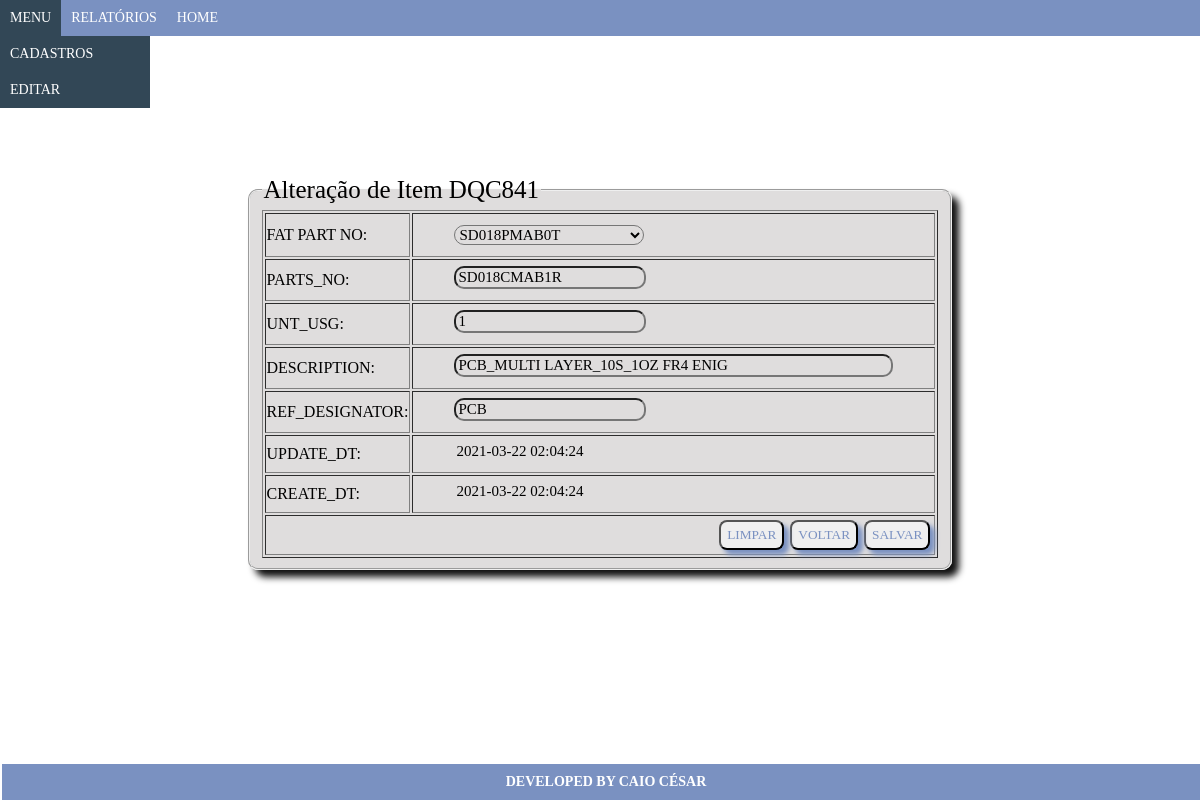
/view/alterarDqc841.php?acao=Alterar&idDqc841=3, run on the app's committed database.
### tables this page shows
CREATE TABLE `dqc841` (
  `ID` int(11) NOT NULL,
  `FAT_PART_NO` int(11) NOT NULL,
  `PARTS_NO` varchar(15) NOT NULL,
  `UNT_USG` int(11) NOT NULL,
  `DESCRIPTION` longtext NOT NULL,
  `REF_DESIGNATOR` longtext DEFAULT NULL,
  `UPDATE_DT` datetime NOT NULL,
  `CREATE_DT` datetime NOT NULL
);

CREATE TABLE `dqc84` (
  `ID` int(11) NOT NULL,
  `MODEL` int(11) NOT NULL,
  `FAT_PART_NO` varchar(15) NOT NULL,
  `TOTAL_LOCATION` int(11) NOT NULL,
  `UPDATE_DT` datetime NOT NULL,
  `CREATE_DT` datetime NOT NULL
);

### conexao/conexao.php (called while the page is built, shortened)
<?php
function pegarConexao(){
	$conexao = new mysqli("localhost", "root", "", "testecalcomp");
	return $conexao;
}
?>

### view/alterarDqc841.php (the view, shortened to what this page needs)
<?php
include "../functions/funcoes.php";
?>
<!DOCTYPE html>
<html>
<head>
	<link rel="stylesheet" type="text/css" href="../css/css_altdqcmodel.css">
</head>
<body>
	<?php
	require_once "cabecalho.php";
	?>
	<form class="form" name="formcadfuncionario" method="post" action="../controller/controller_alterarDqc841.php" accept-charset="utf-8">
		<fieldset class="fieldset">
			<table border="1">
				<legend class="legend">Alteração de Item DQC841</legend>
				<?php
				$idDqc841 = $_GET['idDqc841'];
				$sql= "select A.id, A.FAT_PART_NO, B.FAT_PART_NO, A.UNT_USG, A.DESCRIPTION, A.REF_DESIGNATOR, A.UPDATE_DT, A.CREATE_DT
					from dqc841 A
					inner join dqc84 B
					on b.ID = a.FAT_PART_NO
					where a.ID = $idDqc841
					order by a.ID;";
				$resultado= mysqli_query($conexao,$sql);
				while ($registro=mysqli_fetch_array($resultado)){
						$codigo = $registro['id'];
						$PARTS_NO = $registro['FAT_PART_NO'];
						$UNT_USG = $registro['UNT_USG'];
						$DESCRIPTION = $registro['DESCRIPTION'];
						$REF_DESIGNATOR = $registro['REF_DESIGNATOR'];
						$UPDATE_DT = $registro['UPDATE_DT'];
						$CREATE_DT = $registro['CREATE_DT'];
					?>
					<tr>
						<td>
							<label>FAT PART NO:</label>
						</td>
						<td>
							<?php
							RecuperaSelectDqc84ByCodigo($codigo);
							?>
						</td>
					</tr>
					<tr>
						<td>
							<label>PARTS_NO:</label>
						</td>
						<td>
							<input class="input" type="text" name="PARTS_NO" autocomplete="off" maxlength="15" value="<?php echo $PARTS_NO; ?>">
						</td>
					</tr>
					<tr>
						<td>
							<label>UNT_USG:</label>
						</td>
						<td>
							<input class="input" type="text" name="UNT_USG" autocomplete="off" value="<?php echo $UNT_USG; ?>">
						</td>
					</tr>
					<tr>
						<td>
							<label>DESCRIPTION:</label>
						</td>
						<td>
							<input class="input" type="text" name="DESCRIPTION" size="50" autocomplete="off" value="<?php echo $DESCRIPTION; ?>">
						</td>
					</tr>
					<tr>
						<td>
							<label>REF_DESIGNATOR:</label>
						</td>
						<td>
							<input class="input" type="text" name="REF_DESIGNATOR" autocomplete="off" value="<?php echo $REF_DESIGNATOR; ?>">
						</td>
					</tr>
					<tr>
						<td>
							<label>UPDATE_DT:</label>
						</td>
						<td>
							<input class="input2" type="text" name="UPDATE_DT" autocomplete="off" value="<?php echo $UPDATE_DT; ?>">
						</td>
					</tr>
					<tr>
						<td>
							<label>CREATE_DT:</label>
						</td>
						<td>
							<input class="input2" type="text" name="CREATE_DT" value="<?php echo $CREATE_DT; ?>">
						</td>
					</tr>
					<tr>
						<td colspan="2" align="center">
							<input class="submitlayout" type="submit" name="btsalvar" value="SALVAR">
							<input class="submitlayout" type="button" name="btvoltar" value="VOLTAR" onclick="location='http:../view/listDqc841.php';">
							<input class="submitlayout" type="reset" name="reset" value="LIMPAR">
						</td>
					</tr>
				<?php
				}
				?>
			</table>
		</fieldset>
	</form>
	<?php
	require_once "rodape.php";
	?>
</body>
</html>

### functions/funcoes.php (shortened to what this page needs)
<?php
require_once "../conexao/conexao.php";
function RecuperaSelectDqc84ByCodigo($idDqc84){
	echo "<select class='modelo' name='txtDqc84' id='dqc84'>";
	$sql = "select id, FAT_PART_NO from dqc84;";
	$query = mysqli_query(pegarConexao(),$sql);
	while ($vetordqc84 = mysqli_fetch_array($query)){
		$id = $vetordqc84['id'];
		if($id == $idDqc84){
			echo "<option selected='selected' value='".$vetordqc84['id']."'>".$vetordqc84['FAT_PART_NO']."</option>";
		}else{
			echo "<option value='".$vetordqc84['id']."'>".$vetordqc84['FAT_PART_NO']."</option>";
		}
	}
	echo "</select>";
}
?>

### css/css_altdqcmodel.css (style rules this page uses)
.body { font-family: "Comic Sans MS"; }
.fieldset { display:flex; width: 40%; height: 40%; margin: 100px auto; border-radius: 10px; background-color: #dfdddd; box-shadow: 7px 7px 7px #111; }
.legend { font-size:25px; }
.input { margin: 5px 40px 10px; font-family: "Comic Sans MS"; font-size: 15px; border-radius: 10px; background: none; }
.input2 { margin: 5px 40px 10px; font-family: "Comic Sans MS"; font-size: 15px; border-radius: 10px; background: none; border: none; }
.submitlayout { height: 30px; margin: 3px; border-radius: 8px; color: #7a91c1; font-family: "Comic Sans MS"; box-shadow: 5px 5px 5px; float: right; }
.form { margin: 20px; padding: 20px; }
.modelo { width: 190px; font-family: "Comic Sans MS"; font-size: 15px; border-radius: 10px; background: none; margin: 10px 40px; }

### css/css_cabecalho.css (style rules this page uses)
body, .menu, .sub-menu { font-family: "Comic Sans MS"; margin: 0; padding: 0; }
.body { background-size: cover; }

### data on the page
dqc841: PARTS_NO "SD018CMAB1R", UNT_USG "1", DESCRIPTION "PCB_MULTI LAYER_10S_1OZ FR4 ENIG", REF_DESIGNATOR "PCB", UPDATE_DT "2021-03-22 02:04:24", CREATE_DT "2021-03-22 02:04:24"

### other printed values
form field txtDqc84 "SD018PMAB0T"
